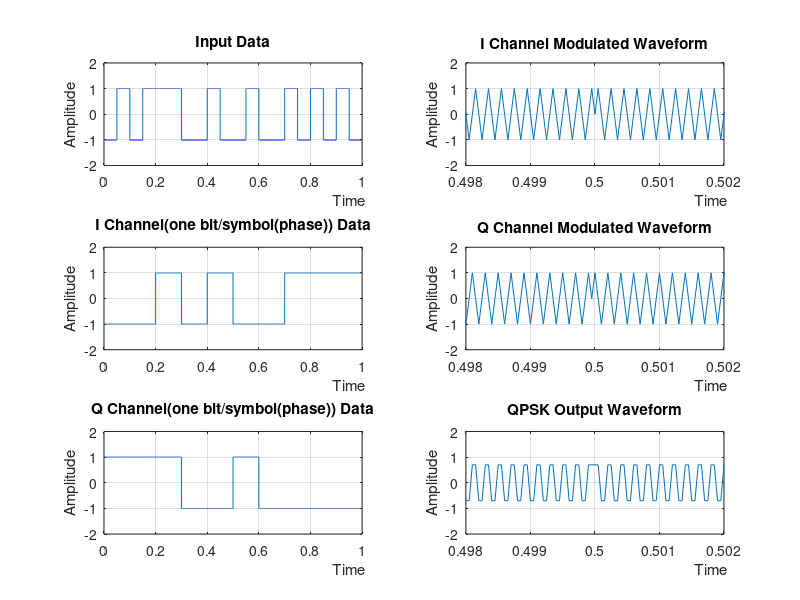
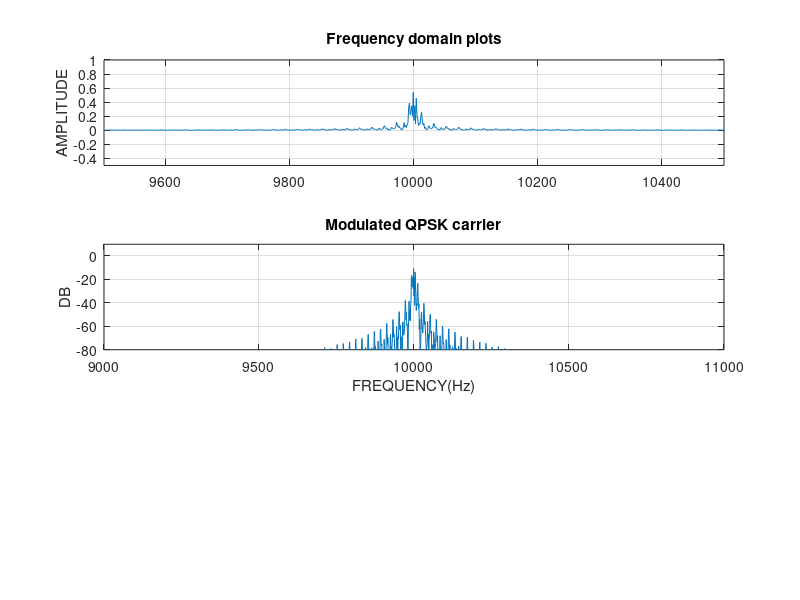
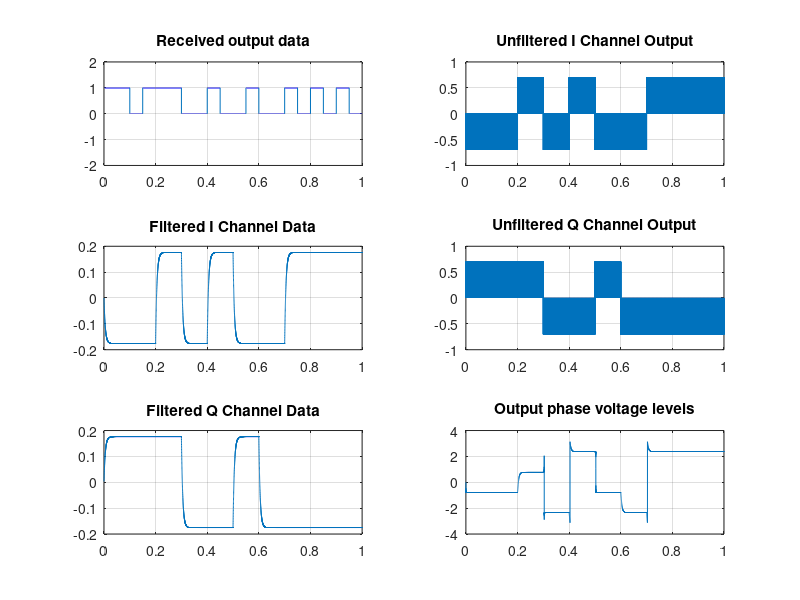

Recreate these plots in MATLAB, in order.
%QPSK Transmitter and I-Q Correlation Receiver
%JC 12/23/05
%Run from editor debug(F5)
%m-file for simulating a QPSK transmitter and receiver by modulating with a pseudo
%random bit stream. A serial to parallel conversion of the pseudo random
%bit stream is performed with mapping of two bits per symbol(phase). A cosine and
%sine carrier is configured and the I and Q symbols modulate these
%carriers. The I and Q carriers are combined and time and frequency domain
%plots are provided showing key waveforms at various positions in the QPSK
%transmitter and correlation receiver. A parallel to serial conversion is used on the
%output of the receiver. The simulation uses a serial "passband" approach.
%In  other words a carrier is used. Notes and a reference is provided at the end of the m-file.
%===================================================================
clear;
fcarr=10e3;         % Carrier frequency(Hz)
N=20;		        % Number of data bits(bit rate)
fs=40*1e3;		    % Sampling frequency
Fn=fs/2;            % Nyquist frequency
Ts=1/fs;	        % Sampling time = 1/fs
T=1/N;		        % Bit time
randn('state',0);   % Keeps PRBS from changing on reruns
td=[0:Ts:(N*T)-Ts]';% Time vector(data)(transpose)
%===================================================================
% The Transmitter.
%===================================================================
data=sign(randn(N,1))';%transpose
data1=ones(T/Ts,1)*data;
data2=data1(:);

%display input data bits in command window
data_2=data2';
data_2=data_2 >0;
x=0;
transmitted_data_bits=data_2(1:(fs+x)/N:end)

%Serial to parallel (alternating)
tiq = [0:Ts*2:(N*T)-Ts]';% Time vector for I and Q symbols(transpose)

bs1=data(1:2:length(data));%odd
symbols=ones(T/Ts,1)*bs1;
Isymbols=symbols(:);%I_waveform

bs2=data(2:2:length(data));%even
symbols1=ones(T/Ts,1)*bs2;
Qsymbols=symbols1(:);%Q_waveform


%generate carrier waves
%cosine and sine wave
%2 pi fc t is written as below
twopi_fc_t=(1:fs/2)*2*pi*fcarr/fs; 
a=1;
%phi=45*pi/180
phi=0;%phase error
cs_t = a * cos(twopi_fc_t + phi);
sn_t = a * sin(twopi_fc_t + phi);

cs_t=cs_t';%transpose
sn_t=sn_t';%transpose
si=cs_t.*Isymbols;
sq=sn_t.*Qsymbols;
sumiq=si+sq;
sumiq=.7*sumiq;%reduce gain to keep output at +/- one

%=============================================================
%Noise
var=0;%make .1 to 1 to increase noise
sumiq=sumiq+sqrt(var)*randn(size(sumiq));
%============================================================

%=============================================================
%Receiver
%=============================================================
sig_rx1=sumiq.*cs_t;%cosine
%simple low pass filter
rc1=.005;%time constant
ht1=(1/rc1).*exp(-tiq/rc1);%impulse response
ycfo1=filter(sig_rx1,1,ht1)/fs;

sig_rx=sumiq.*sn_t;%sine
%simple low pass filter
rc=.005;%time constant
ht=(1/rc).*exp(-tiq/rc);%impulse response
ycfo=filter(sig_rx,1,ht)/fs;



bit1=sign(ycfo1);%+/-1
bit2=sign(ycfo);%+/-1
bit3=bit1 >0;%0 and 1
bit4=bit2 >0;%0 and 1
bitout=[bit3]';%transpose
bitout1=[bit4]';%transpose

%Parallel to serial bitstream(uses concatenation{joining} and interleaving)
    
bitout2=[bitout];
x=1380;%This is a cluge way to program but x is required to make the parallel
%to serial converter work if one changes the basic parameters such as N,fs,etc.
%x=N*(bit3 # 1's or 0's in first bit time)-fs:x=(20*2069)-40000=1380
bitout2=bitout2(1:(fs+x)/N:end);
bitout2=[bitout2];
bitout3=[bitout1];
bitout3=bitout3(1:(fs+x)/N:end);
bitout3=[bitout3];
bitfinalout=[bitout2;bitout3];
bitfinalout=bitfinalout(1:end);

%display received output data bits in command window
Received_data_bits=bitfinalout

%Received data output
data1a=ones(T/Ts,1)*bitfinalout;
bitfinal1=data1a(:);



%=====================================================================
%Plots
%======================================================================
figure(1)
subplot(3,2,1)
plot(td,data2)
axis([0 1 -2 2]);
grid on
xlabel('                                                          Time')
ylabel('Amplitude')
title('Input Data')

subplot(3,2,3)
plot(tiq,Isymbols)
axis([0 1 -2 2]);
grid on
xlabel('                                                          Time')
ylabel('Amplitude')
title('I Channel(one bit/symbol(phase)) Data')

subplot(3,2,5)
plot(tiq,Qsymbols)
axis([0 1 -2 2]);
grid on
xlabel('                                                          Time')
ylabel('Amplitude')
title('Q Channel(one bit/symbol(phase)) Data')

subplot(3,2,2)
plot(tiq,si)
axis([.498 .502 -2 2]);
grid on
xlabel('                                                          Time')
ylabel('Amplitude')
title('I Channel Modulated Waveform')

subplot(3,2,4)
plot(tiq,sq)
axis([.498 .502 -2 2]);
grid on
xlabel('                                                          Time')
ylabel('Amplitude')
title('Q Channel Modulated Waveform')

subplot(3,2,6)
plot(tiq,sumiq)
axis([.498 .502 -2 2]);
grid on
xlabel('                                                          Time')
ylabel('Amplitude')
title('QPSK Output Waveform')


%========================================================================
%Take FFT of modulated carrier
%========================================================================
y=sumiq;
NFFY=2.^(ceil(log(length(y))/log(2)));
FFTY=fft(y,NFFY);%pad with zeros
NumUniquePts=ceil((NFFY+1)/2); 
FFTY=FFTY(1:NumUniquePts);
MY=abs(FFTY);
MY=MY*2;
MY(1)=MY(1)/2;
MY(length(MY))=MY(length(MY))/2;
MY=MY/length(y);
f1=(0:NumUniquePts-1)*2*Fn/NFFY;
%=========================================================================
%Plot frequency domain
%=========================================================================
figure(2)
subplot(3,1,1); plot(f1,MY);xlabel('');ylabel('AMPLITUDE');
axis([9500 10500 -.5 1]);%zoom in/out
title('Frequency domain plots');
grid on

subplot(3,1,2); plot(f1,20*log10(abs(MY).^2));xlabel('FREQUENCY(Hz)');ylabel('DB');
axis([9000 11000 -80 10]);%zoom in/out
grid on
title('Modulated QPSK carrier')


figure(3)
subplot(3,2,1);
plot(td,bitfinal1)
title('Received output data');
grid on;
axis([0 1 -2 2]);

subplot(3,2,3);
plot(tiq,ycfo1);
title('Filtered I Channel Data');
grid on;

subplot(3,2,5);
plot(tiq,ycfo);
title('Filtered Q Channel Data');
grid on;

subplot(3,2,2);
plot(tiq,sig_rx1);
grid on;
title('Unfiltered I Channel Output');

subplot(3,2,4);
plot(tiq,sig_rx);
grid on;
title('Unfiltered Q Channel Output');

phasevl=atan2(ycfo1,ycfo);
subplot(3,2,6);
plot(tiq,phasevl);
grid on;
title('Output phase voltage levels')


%NOTE
%Serial to parallel conversion of a serial bit stream and mapping of
%two bits to a symbol(phase) can sometimes be confusing. I will try and explain
%with an example.
%Suppose you have a serial bit stream of ten  0 0 1 1 0 1 1 0 1 1 even # of bits      
                                %odd bits     0   1   0   1   1
                                %even bits      0   1   1   0   1
                                
%The odd bits are the I Channel Data at one half the original serial bit stream
%bit rate. Notice that the amplitudes are +/- one as shown in figure 1.
%The possible combinations are -1 -1, 1 1, -1 1, 1 -1(four phases or four symbols).
%The amplitudes, in theory, should be held at +/- 0.707 to keep the summed output of the 
%QPSK transmitter at a  constant amplitude of +/- one.
%The even bits are the Q Channel Data at one half the original serial bit
%stream bit rate. Same info as above.

%Things to do:
%Implement BER code to prove that the BER of the output of either the I or
%Q channel is equal to the BER of BPSK. Also prove that the symbol
%BER(combined output) is ~ 3DB poorer than the I or Q channel output.
%Implement Grey coding and prove that the BER of each approaches equality
%at high S/N ratios.
%Implement different types of low pass filters for best BER. Appropriate TX and RX
%bandpass filters could also be added for best BER.

%A good reference discussing a QPSK Transmitter and look up tables and Gray
%coding can be found at http://cnx.rice.edu/content/m10042/latest/





